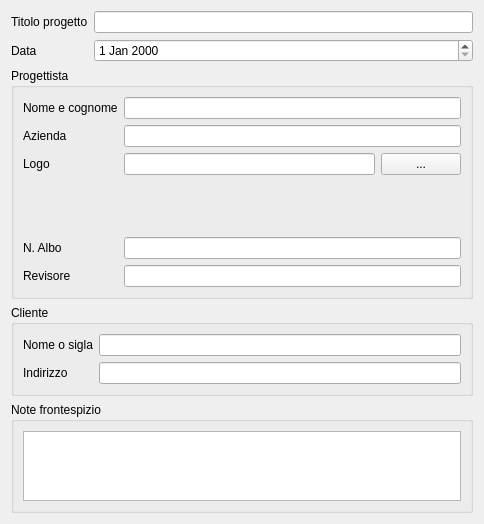
<?xml version="1.0" encoding="UTF-8"?>
<ui version="4.0">
 <class>formDesigner</class>
 <widget class="QWidget" name="formDesigner">
  <property name="geometry">
   <rect>
    <x>0</x>
    <y>0</y>
    <width>484</width>
    <height>511</height>
   </rect>
  </property>
  <property name="windowTitle">
   <string>Dettagli progetto</string>
  </property>
  <property name="windowIcon">
   <iconset resource="resource.qrc">
    <normaloff>:/images/users.png</normaloff>:/images/users.png</iconset>
  </property>
  <layout class="QGridLayout" name="gridLayout_5">
   <item row="0" column="0">
    <layout class="QGridLayout" name="gridLayout_4">
     <item row="0" column="0">
      <widget class="QLabel" name="label_3">
       <property name="text">
        <string>Titolo progetto</string>
       </property>
      </widget>
     </item>
     <item row="0" column="1">
      <widget class="QLineEdit" name="lineTitle"/>
     </item>
     <item row="1" column="0">
      <widget class="QLabel" name="label_4">
       <property name="text">
        <string>Data</string>
       </property>
      </widget>
     </item>
     <item row="1" column="1">
      <widget class="QDateEdit" name="dateEdit"/>
     </item>
    </layout>
   </item>
   <item row="1" column="0">
    <widget class="QGroupBox" name="groupBox">
     <property name="title">
      <string>Progettista</string>
     </property>
     <layout class="QGridLayout" name="gridLayout">
      <item row="0" column="0">
       <widget class="QLabel" name="label">
        <property name="text">
         <string>Nome e cognome</string>
        </property>
       </widget>
      </item>
      <item row="0" column="1" colspan="2">
       <widget class="QLineEdit" name="lineName"/>
      </item>
      <item row="1" column="0">
       <widget class="QLabel" name="label_2">
        <property name="text">
         <string>Azienda</string>
        </property>
       </widget>
      </item>
      <item row="1" column="1" colspan="2">
       <widget class="QLineEdit" name="lineCompany"/>
      </item>
      <item row="2" column="0">
       <widget class="QLabel" name="label_10">
        <property name="text">
         <string>Logo</string>
        </property>
       </widget>
      </item>
      <item row="2" column="1">
       <widget class="QLineEdit" name="lineLogo"/>
      </item>
      <item row="2" column="2">
       <widget class="QPushButton" name="pushLogo">
        <property name="text">
         <string>...</string>
        </property>
       </widget>
      </item>
      <item row="3" column="1" colspan="2">
       <widget class="QLabel" name="labelLogo">
        <property name="minimumSize">
         <size>
          <width>0</width>
          <height>50</height>
         </size>
        </property>
        <property name="text">
         <string/>
        </property>
       </widget>
      </item>
      <item row="4" column="0">
       <widget class="QLabel" name="label_8">
        <property name="text">
         <string>N. Albo</string>
        </property>
       </widget>
      </item>
      <item row="4" column="1" colspan="2">
       <widget class="QLineEdit" name="lineAlbo"/>
      </item>
      <item row="5" column="0">
       <widget class="QLabel" name="label_7">
        <property name="text">
         <string>Revisore</string>
        </property>
       </widget>
      </item>
      <item row="5" column="1" colspan="2">
       <widget class="QLineEdit" name="lineReviewer"/>
      </item>
     </layout>
    </widget>
   </item>
   <item row="2" column="0">
    <widget class="QGroupBox" name="groupBox_2">
     <property name="title">
      <string>Cliente</string>
     </property>
     <layout class="QGridLayout" name="gridLayout_2">
      <item row="0" column="0">
       <widget class="QLabel" name="label_5">
        <property name="text">
         <string>Nome o sigla</string>
        </property>
       </widget>
      </item>
      <item row="0" column="1">
       <widget class="QLineEdit" name="lineClient"/>
      </item>
      <item row="1" column="0">
       <widget class="QLabel" name="label_6">
        <property name="text">
         <string>Indirizzo</string>
        </property>
       </widget>
      </item>
      <item row="1" column="1">
       <widget class="QLineEdit" name="lineClientAddress"/>
      </item>
     </layout>
    </widget>
   </item>
   <item row="3" column="0">
    <widget class="QGroupBox" name="groupBox_3">
     <property name="title">
      <string>Note frontespizio</string>
     </property>
     <layout class="QGridLayout" name="gridLayout_3">
      <item row="0" column="0">
       <widget class="QTextEdit" name="textNotes"/>
      </item>
     </layout>
    </widget>
   </item>
  </layout>
 </widget>
 <resources>
  <include location="resource.qrc"/>
 </resources>
 <connections/>
</ui>
